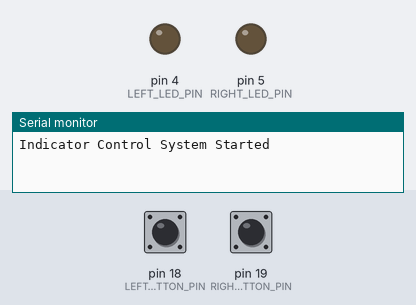
The sketch below on a simulated Arduino Uno, built with avr-gcc and run on an emulated ATmega328P. Shown: output pins drawn as LEDs (lit = HIGH), the last lines printed to the serial monitor. Dashed ring = blinking. Inputs (shaded band) come from the test bench; at power-on: pin 18 (LEFT_BUTTON_PIN) HIGH, pin 19 (RIGHT_BUTTON_PIN) HIGH.

Above: at 1.2 s.
1.3 s: pin 18 (LEFT_BUTTON_PIN) pulled LOW for 1 s
At 2.0 s:
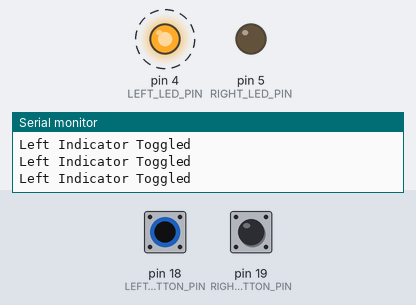
3.8 s: pin 19 (RIGHT_BUTTON_PIN) pulled LOW for 3.2 s
At 3.95 s:
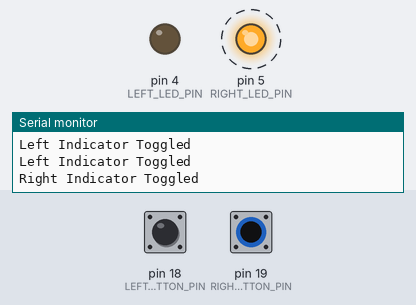
8.5 s: pin 19 (RIGHT_BUTTON_PIN) pulled LOW for 0.15 s
At 9.0 s:
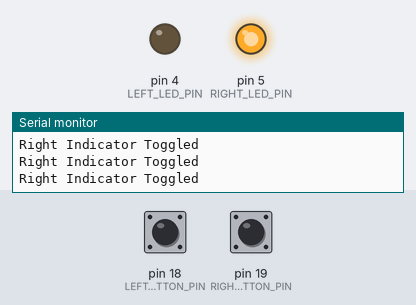
10.1 s: pin 18 (LEFT_BUTTON_PIN) pulled LOW for 0.15 s
At 11.3 s:
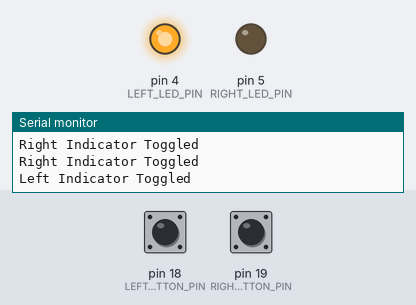
11.7 s: pin 18 (LEFT_BUTTON_PIN) driven LOW and pin 19 (RIGHT_BUTTON_PIN) driven LOW
At 12.7 s:
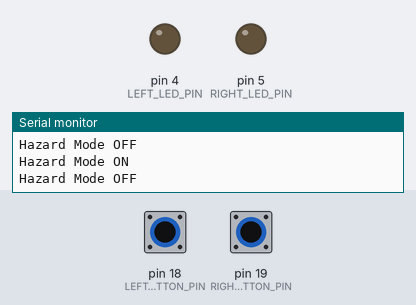
13.2 s: pin 18 (LEFT_BUTTON_PIN) pulsed HIGH 2 times (0.12 s each, 0.3 s apart)
At 14.5 s:
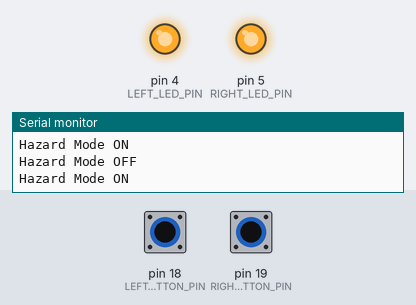
Timing chart, 0 to 17.8 s (numbered marks = the images above; inputs shaded):
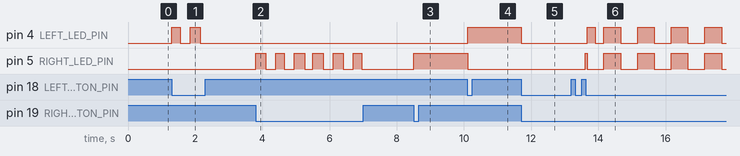

The sketch:

indicator.ino
```cpp
#include <Arduino.h>

// Pin Definitions
#define LEFT_BUTTON_PIN   18
#define RIGHT_BUTTON_PIN  19
#define LEFT_LED_PIN      4
#define RIGHT_LED_PIN     5

// State Variables
bool leftLedOn = false;
bool rightLedOn = false;
bool hazardMode = false;

// Timing for debounce and blinking
unsigned long lastLeftButtonPress = 0;
unsigned long lastRightButtonPress = 0;
unsigned long lastBlinkTime = 0;
const unsigned long DEBOUNCE_DELAY = 250;  // Prevent rapid toggling
const unsigned long BLINK_INTERVAL = 500;  // 500ms blink interval for hazard mode

void setup() {
    // Initialize Serial for debugging
    Serial.begin(115200);

    // Set button pins as inputs with pull-up resistors
    pinMode(LEFT_BUTTON_PIN, INPUT_PULLUP);
    pinMode(RIGHT_BUTTON_PIN, INPUT_PULLUP);

    // Set LED pins as outputs
    pinMode(LEFT_LED_PIN, OUTPUT);
    pinMode(RIGHT_LED_PIN, OUTPUT);

    // Initial LED states
    digitalWrite(LEFT_LED_PIN, LOW);
    digitalWrite(RIGHT_LED_PIN, LOW);

    Serial.println("Indicator Control System Started");
}

void loop() {
    unsigned long currentTime = millis();

    // Check left button
    if (digitalRead(LEFT_BUTTON_PIN) == LOW) {
        if (currentTime - lastLeftButtonPress > DEBOUNCE_DELAY) {
            // If right button is also pressed, toggle hazard mode
            if (digitalRead(RIGHT_BUTTON_PIN) == LOW) {
                hazardMode = !hazardMode;
                // Reset individual indicators when entering/exiting hazard mode
                leftLedOn = false;
                rightLedOn = false;
                Serial.println(hazardMode ? "Hazard Mode ON" : "Hazard Mode OFF");
            } else {
                // Toggle left LED
                if (!hazardMode) {
                    leftLedOn = !leftLedOn;
                    rightLedOn = false; // Ensure only one LED is on at a time
                    Serial.println("Left Indicator Toggled");
                }
            }
            lastLeftButtonPress = currentTime;
        }
    }

    // Check right button
    if (digitalRead(RIGHT_BUTTON_PIN) == LOW) {
        if (currentTime - lastRightButtonPress > DEBOUNCE_DELAY) {
            // If left button is also pressed, toggle hazard mode
            if (digitalRead(LEFT_BUTTON_PIN) == LOW) {
                hazardMode = !hazardMode;
                // Reset individual indicators when entering/exiting hazard mode
                leftLedOn = false;
                rightLedOn = false;
                Serial.println(hazardMode ? "Hazard Mode ON" : "Hazard Mode OFF");
            } else {
                // Toggle right LED
                if (!hazardMode) {
                    rightLedOn = !rightLedOn;
                    leftLedOn = false; // Ensure only one LED is on at a time
                    Serial.println("Right Indicator Toggled");
                }
            }
            lastRightButtonPress = currentTime;
        }
    }

    // Update LEDs based on mode
    if (hazardMode) {
        // Hazard mode: alternating blink
        if (currentTime - lastBlinkTime >= BLINK_INTERVAL) {
            digitalWrite(LEFT_LED_PIN, !digitalRead(LEFT_LED_PIN));
            digitalWrite(RIGHT_LED_PIN, !digitalRead(RIGHT_LED_PIN));
            lastBlinkTime = currentTime;
        }
    } else {
        // Normal mode: individual LED control
        digitalWrite(LEFT_LED_PIN, leftLedOn);
        digitalWrite(RIGHT_LED_PIN, rightLedOn);
    }

    // Small delay to prevent rapid state changes
    delay(50);
}
```

Measured:
- after the input at 1.3 s, pin 4 (LEFT_LED_PIN): alternates HIGH for 0.28 s and LOW for 0.30 s, 4 changes in all, then stays LOW, starting at once
- after the input at 3.8 s, pin 5 (RIGHT_LED_PIN): alternates HIGH for 0.30 s and LOW for 0.30 s, 12 changes in all, then stays LOW, starting at once
- after the input at 8.5 s, pin 5 (RIGHT_LED_PIN): LOW → HIGH at once
- after the input at 10.1 s, pin 4 (LEFT_LED_PIN): LOW → HIGH at once; pin 5 (RIGHT_LED_PIN): HIGH → LOW at once
- after the input at 11.7 s, pin 4 (LEFT_LED_PIN): HIGH → LOW at once
- after the input at 13.2 s, pin 4 (LEFT_LED_PIN): goes HIGH 0.25 s, LOW 0.25 s, 3 × (HIGH 0.50 s, LOW 0.50 s), HIGH 0.50 s, then LOW, starting after 0.46 s; pin 5 (RIGHT_LED_PIN): LOW → HIGH after 0.41 s, then repeats every 1.0 s: LOW 0.50 s, HIGH 0.50 s
